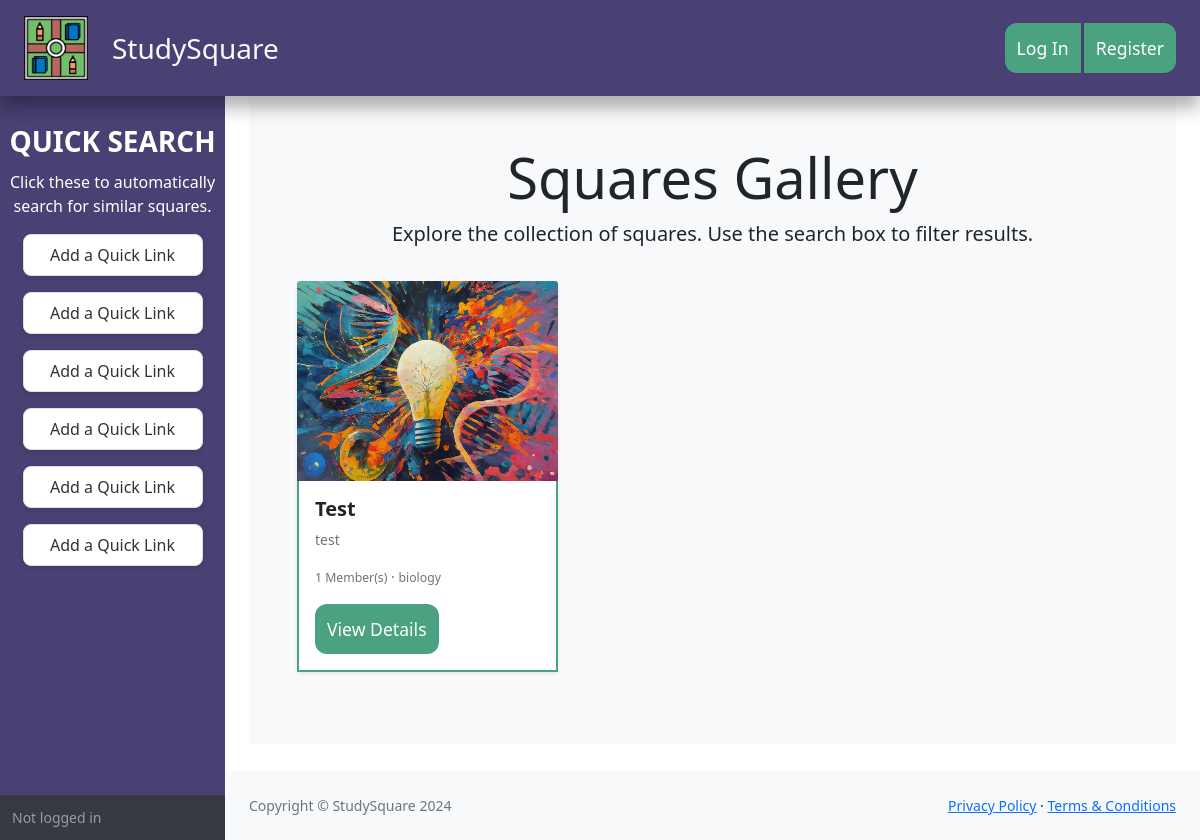
The app's page /squares, older data.
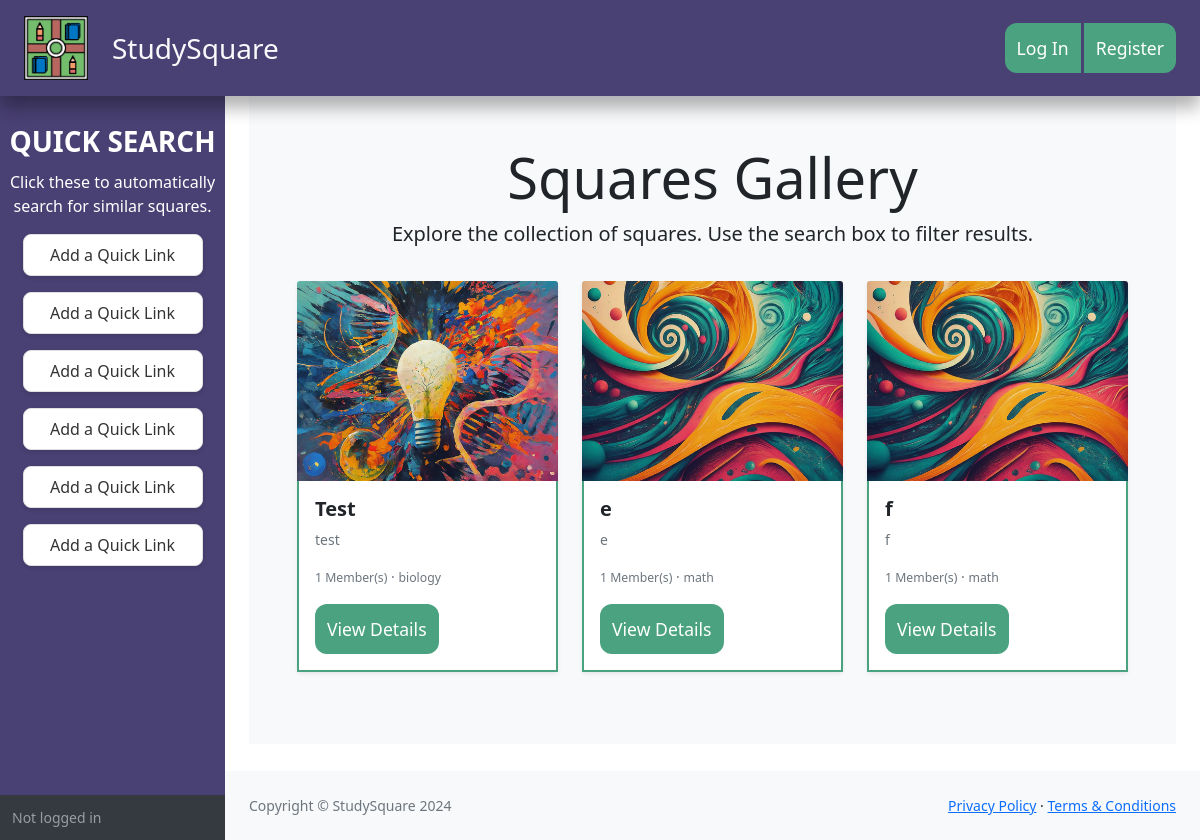
The same page, newer data.
### tables this page shows
CREATE TABLE 'squares' (
                'id' varchar(6) NOT NULL UNIQUE,
                'name' varchar(256) NOT NULL,
                'creator' integer NOT NULL,
                'create_date' datetime NOT NULL DEFAULT(0),
                'preview' varchar(200),
                'description' varchar(1000),
                'public' boolean NOT NULL DEFAULT(1),
                'members' integer NOT NULL DEFAULT(1),
                'meeting_code' varchar(64) NOT NULL,
                'image_type' integer NOT NULL,
                'topic' varchar(64) NOT NULL
            );

### application.py (the view)
@app.route("/squares")
def squares():
    title = request.args.get("title")
    if not title:
        title = None
    query = "SELECT * FROM squares"
    modifier = ""
    args = []
    if title:
        modifier += " WHERE (LOWER(name) LIKE ?)"
        args.append('%' + title.lower() + '%')
    query += modifier
    data = db.execute(query, *args)
    if not data:
        flash("No such squares found.", "warning")
        return redirect("/")
    return render_template("square/squares.html", squares=data)

### application.py (called while the page is built)
@app.after_request
def security_policies(response):
    response.headers['Strict-Transport-Security'] = 'max-age=31536000; includeSubDomains'
    response.headers['X-Content-Type-Options'] = 'nosniff'
    response.headers['X-Frame-Options'] = 'SAMEORIGIN'
    response.headers['X-XSS-Protection'] = '1; mode=block'
    return response

### templates/square/squares.html (shortened to what this page needs)
{% extends "layout.html" %}
{% block main %}
<section class="squares-container">
    <div class="squares-header text-center">
        <h1 class="display-4">Squares Gallery</h1>
        <p class="lead">Explore the collection of squares. Use the search box to filter results.</p>
    </div>
    <div class="squares-grid row">
        {% for square in squares %}
            <div class="col-md-4 mb-4">
                <div class="card shadow-sm rounded">
                    <img src="static/square{{ square.image_type }}.png" class="card-img-top img-fluid" alt="{{ square.name }}">
                    <div class="card-body border-standard">
                        <h5 class="card-title">{{ square.name }}</h5>
                        <p class="card-text">{{ square.preview }}</p>
                        <p class="card-text"><small class="text-muted">{{ square.members }} Member(s)</small> &middot; <small class="text-muted">{{ square.topic }}</small></p>
                        <a href="/square/{{ square.id }}" class="btn btn-primary">View Details</a>
                    </div>
                </div>
            </div>
        {% endfor %}
    </div>
</section>
{% endblock %}

### templates/layout.html (shortened to what this page needs)
<!DOCTYPE html>
<html lang="en">
    <head>
        <link href="/static/style.css" rel="stylesheet">
        <link href="https://cdn.jsdelivr.net/npm/bootstrap@5.0.2/dist/css/bootstrap.min.css" rel="stylesheet">
        <link href="https://cdn.jsdelivr.net/npm/simple-datatables@7.1.2/dist/style.min.css" rel="stylesheet" />
    </head>
    <body>
        <nav class="sb-topnav navbar navbar-expand navbar-dark py-5" style="background-color: #494073; box-shadow: 0 0.75em 1em rgba(0, 0, 0, 0.3);">
            <a href="/"><img src="/static/favicon.png" style="width: 4rem;" class="me-4 ms-4"></a>
            <a href="/" class="text-decoration-none"><div class="lead text-light fs-3">StudySquare</div></a>
            {% if session.user_id %}
                <form class="d-none d-md-inline-block form-inline me-auto ms-auto me-md-4 my-2 my-md-0">
                    <div class="input-group">
                        <input class="form-control form-control-lg" type="text" placeholder="Search for Squares" aria-label="Search for..." aria-describedby="btnNavbarSearch" style="width: 400px;"/>
                        <button class="btn btn-primary" id="square_search" type="button"><i class="fas fa-search"></i></button>
                    </div>
                </form>
                <div class="d-md-inline-block form-inline me-0 ms-auto me-md-4 my-2 my-md-0 btn-group">
                    <a class="btn btn-primary" href="/squares/create">Start a Square</a>
                    <a class="btn btn-primary" href="/squares">All Squares</a>
                </div>
                <ul class="navbar-nav ms-3 me-3">
                    <li class="nav-item dropdown">
                        <a class="nav-link dropdown-toggle" id="navbarDropdown" href="#" role="button" data-bs-toggle="dropdown" aria-expanded="false"><i class="fas fa-user fa-fw"></i></a>
                        <ul class="dropdown-menu dropdown-menu-end" aria-labelledby="navbarDropdown">
                            <li><a class="dropdown-item" href="/profile">Profile</a></li>
                            <li><a class="dropdown-item" href="/activity">Activity Log</a></li>
                            <li><hr class="dropdown-divider" /></li>
                            <li><a class="dropdown-item" href="/logout">Logout</a></li>
                        </ul>
                    </li>
                </ul>
            {% else %}
                <div class="d-md-inline-block form-inline me-0 ms-auto me-md-4 my-2 my-md-0 btn-group">
                    <a class="btn btn-primary" href="/login">Log In</a>
                    <a class="btn btn-primary" href="/register">Register</a>
                </div>
            {% endif %}
        </nav>
        <div id="layoutSidenav">
            <div id="layoutSidenav_nav">
                <nav class="sb-sidenav accordion sb-sidenav-dark" style="background-color: #494073;" id="sidenavAccordion">
                    <div class="sb-sidenav-menu">
                        <div class="nav">
                            <center>
                            <div class="fs-3 fw-bold mt-4 mb-2" style="color: white;">QUICK SEARCH</div>
                            <div class="fs-6 mb-3" style="color: white">Click these to automatically search for similar squares.</div>
                            <ul class="quicksearch-list">
                                <li class="quicksearch-item">
                                    <a href="#" class="quicksearch-link">Add a Quick Link</a>
                                </li>
                                <li class="quicksearch-item">
                                    <a href="#" class="quicksearch-link">Add a Quick Link</a>
                                </li>
                                <li class="quicksearch-item">
                                    <a href="#" class="quicksearch-link">Add a Quick Link</a>
                                </li>
                                <li class="quicksearch-item">
                                    <a href="#" class="quicksearch-link">Add a Quick Link</a>
                                </li>
                                <li class="quicksearch-item">
                                    <a href="#" class="quicksearch-link">Add a Quick Link</a>
                                </li>
                                <li class="quicksearch-item">
                                    <a href="#" class="quicksearch-link">Add a Quick Link</a>
                                </li>
                            </ul>
                        </center>
                        </div>
                    </div>
                    <div class="sb-sidenav-footer">
                        {% if session.user_id %}
                            <div class="small">Logged in as:</div>
                            <b>{{ session.username }}</b>
                        {% else %}
                            <div class="small">Not logged in</div>
                        {% endif %}
                    </div>
                </nav>
            </div>
            <div id="layoutSidenav_content">
                <main class="container-fluid">
                    {% block main %}{% endblock %}
                </main>
                <footer class="py-4 bg-light mt-auto">
                    <div class="container-fluid px-4">
                        <div class="d-flex align-items-center justify-content-between small">
                            <div class="text-muted">Copyright &copy; StudySquare 2024</div>
                            <div>
                                <a href="#">Privacy Policy</a>
                                &middot;
                                <a href="#">Terms &amp; Conditions</a>
                            </div>
                        </div>
                    </div>
                </footer>
            </div>
        </div>
    </body>
</html>

### templates/layout.html (style rules this page uses)
.btn { border: none; border-radius: 12px; padding: 0.75rem; transition: background-color 0.3s ease, transform 0.2s ease; font-size: 1.1rem; }
.btn-primary { background-color: #4aa280; }
.quicksearch-list { list-style: none; padding: 0; margin: 0; }
.quicksearch-item { margin-bottom: 1em; width: 80%; }
.quicksearch-link { display: block; padding: 0.5em 1em; background-color: #ffffff; border: 1px solid #e0e0e0; border-radius: 0.5em; color: #333; font-size: 1em; text-align: center; text-decoration: none; transition: background-color 0.3s ease, transform 0.3s ease; box-shadow: 0 2px 4px rgba(0, 0, 0, 0.1); }
.border-standard { border: 2px solid #4aa280!important; border-top: none!important; }

### templates/square/squares.html (style rules this page uses)
.squares-container { padding: 3rem; background: #f8f9fa; }
.squares-header { margin-bottom: 2rem; }
.squares-grid .card { border: none; border-radius: 0.5rem; transition: transform 0.3s ease, box-shadow 0.3s ease; }
.squares-grid .card-img-top { height: 200px; object-fit: cover; }
.card-title { font-size: 1.25rem; font-weight: bold; }
.card-text { font-size: 0.875rem; color: #6c757d; }

Row changes from the older to the newer data that the page shows:
added squares: name "e", preview "e", members "1", topic "math"
added squares: name "f", preview "f", members "1", topic "math"
